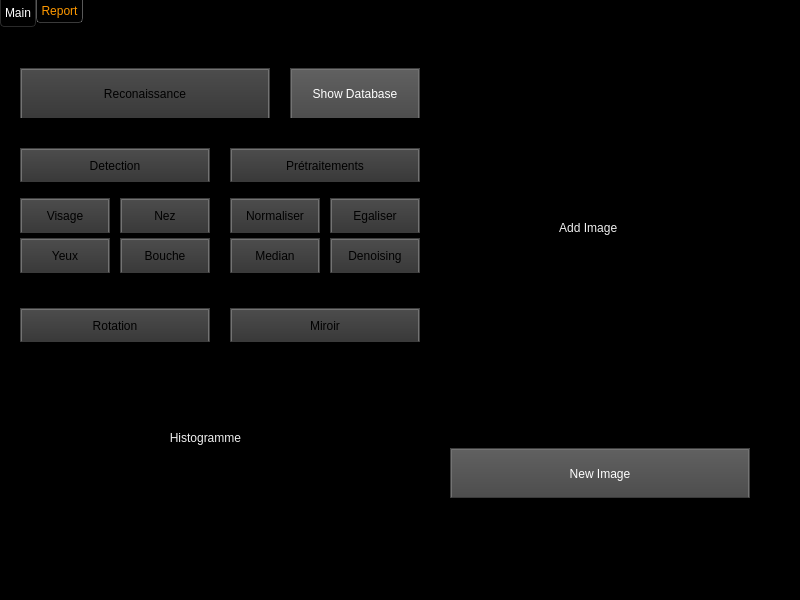
<?xml version="1.0" encoding="UTF-8"?>
<ui version="4.0">
 <class>MainWindow</class>
 <widget class="QMainWindow" name="MainWindow">
  <property name="geometry">
   <rect>
    <x>0</x>
    <y>0</y>
    <width>800</width>
    <height>600</height>
   </rect>
  </property>
  <property name="windowTitle">
   <string>MainWindow</string>
  </property>
  <property name="styleSheet">
   <string notr="true">/*
Dark Console Style Sheet for QT Applications
Author: Jaime A. Quiroga P.
Company: GTRONICK
Last updated: 24/05/2018, 17:12.
Available at: https://github.com/GTRONICK/QSS/blob/master/ConsoleStyle.qss
*/
QWidget {
	background-color:rgb(0, 0, 0);
	color: rgb(240, 240, 240);
	border-color: rgb(58, 58, 58);
}

QPlainTextEdit {
	background-color:rgb(0, 0, 0);
	color: rgb(200, 200, 200);
	selection-background-color: rgb(255, 153, 0);
	selection-color: rgb(0, 0, 0);
}

QTabWidget::pane {
    	border-top: 1px solid #000000;
}

QTabBar::tab {
 	background-color:rgb(0, 0, 0);
 	border-style: outset;
	border-width: 1px;
	border-right-color: qlineargradient(spread:pad, x1:0.4, y1:0.5, x2:0.6, y2:0.5, stop:0 rgba(115, 115, 115, 255), stop:1 rgba(62, 62, 62, 255));
	border-left-color: qlineargradient(spread:pad, x1:0.6, y1:0.5, x2:0.4, y2:0.5, stop:0 rgba(115, 115, 115, 255), stop:1 rgba(62, 62, 62, 255));
  border-bottom-color: rgb(58, 58, 58);
	border-bottom-width: 1px;
	border-top-width: 0px;
	border-style: solid;
	color: rgb(255, 153, 0);
	padding: 4px;
}

QTabBar::tab:selected, QTabBar::tab:hover {
   color: rgb(255, 255, 255);
   background-color:rgb(0, 0, 0);
   border-color:rgb(42, 42, 42);
   margin-left: 0px;
   margin-right: 0px;
   border-bottom-right-radius:4px;
   border-bottom-left-radius:4px;
}

QTabBar::tab:last:selected {
  background-color:rgb(0, 0, 0);
	border-color:rgb(42, 42, 42);
	margin-left: 0px;
  	margin-right: 0px;
	border-bottom-right-radius:4px;
	border-bottom-left-radius:4px;
}

QTabBar::tab:!selected {
   margin-bottom: 4px;
   border-bottom-right-radius:4px;
   border-bottom-left-radius:4px;
}

QPushButton{
	border-style: outset;
	border-width: 2px;
	border-top-color: qlineargradient(spread:pad, x1:0.5, y1:0.6, x2:0.5, y2:0.4, stop:0 rgba(115, 115, 115, 255), stop:1 rgba(62, 62, 62, 255));
	border-right-color: qlineargradient(spread:pad, x1:0.4, y1:0.5, x2:0.6, y2:0.5, stop:0 rgba(115, 115, 115, 255), stop:1 rgba(62, 62, 62, 255));
	border-left-color: qlineargradient(spread:pad, x1:0.6, y1:0.5, x2:0.4, y2:0.5, stop:0 rgba(115, 115, 115, 255), stop:1 rgba(62, 62, 62, 255));
	border-bottom-color: rgb(58, 58, 58);
	border-bottom-width: 1px;
	border-style: solid;
	color: rgb(255, 255, 255);
	padding: 6px;
	background-color: qlineargradient(spread:pad, x1:0.5, y1:1, x2:0.5, y2:0, stop:0 rgba(77, 77, 77, 255), stop:1 rgba(97, 97, 97, 255));
}

QPushButton:hover{
	border-style: outset;
	border-width: 2px;
	border-top-color: qlineargradient(spread:pad, x1:0.5, y1:0.6, x2:0.5, y2:0.4, stop:0 rgba(180, 180, 180, 255), stop:1 rgba(110, 110, 110, 255));
	border-right-color: qlineargradient(spread:pad, x1:0.4, y1:0.5, x2:0.6, y2:0.5, stop:0 rgba(180, 180, 180, 255), stop:1 rgba(110, 110, 110, 255));
	border-left-color: qlineargradient(spread:pad, x1:0.6, y1:0.5, x2:0.4, y2:0.5, stop:0 rgba(180, 180, 180, 255), stop:1 rgba(110, 110, 110, 255));
	border-bottom-color: rgb(115, 115, 115);
	border-bottom-width: 1px;
	border-style: solid;
	color: rgb(255, 255, 255);
	padding: 6px;
	background-color: qlineargradient(spread:pad, x1:0.5, y1:1, x2:0.5, y2:0, stop:0 rgba(107, 107, 107, 255), stop:1 rgba(157, 157, 157, 255));
}

QPushButton:pressed{
	border-style: outset;
	border-width: 2px;
	border-top-color: qlineargradient(spread:pad, x1:0.5, y1:0.6, x2:0.5, y2:0.4, stop:0 rgba(62, 62, 62, 255), stop:1 rgba(22, 22, 22, 255));
	border-right-color: qlineargradient(spread:pad, x1:0.4, y1:0.5, x2:0.6, y2:0.5, stop:0 rgba(115, 115, 115, 255), stop:1 rgba(62, 62, 62, 255));
	border-left-color: qlineargradient(spread:pad, x1:0.6, y1:0.5, x2:0.4, y2:0.5, stop:0 rgba(115, 115, 115, 255), stop:1 rgba(62, 62, 62, 255));
	border-bottom-color: rgb(58, 58, 58);
	border-bottom-width: 1px;
	border-style: solid;
	color: rgb(255, 255, 255);
	padding: 6px;
	background-color: qlineargradient(spread:pad, x1:0.5, y1:1, x2:0.5, y2:0, stop:0 rgba(77, 77, 77, 255), stop:1 rgba(97, 97, 97, 255));
}

QPushButton:disabled{
	border-style: outset;
	border-width: 2px;
	border-top-color: qlineargradient(spread:pad, x1:0.5, y1:0.6, x2:0.5, y2:0.4, stop:0 rgba(115, 115, 115, 255), stop:1 rgba(62, 62, 62, 255));
	border-right-color: qlineargradient(spread:pad, x1:0.4, y1:0.5, x2:0.6, y2:0.5, stop:0 rgba(115, 115, 115, 255), stop:1 rgba(62, 62, 62, 255));
	border-left-color: qlineargradient(spread:pad, x1:0.6, y1:0.5, x2:0.4, y2:0.5, stop:0 rgba(115, 115, 115, 255), stop:1 rgba(62, 62, 62, 255));
	border-bottom-color: rgb(58, 58, 58);
	border-bottom-width: 1px;
	border-style: solid;
	color: rgb(0, 0, 0);
	padding: 6px;
	background-color: qlineargradient(spread:pad, x1:0.5, y1:1, x2:0.5, y2:0, stop:0 rgba(57, 57, 57, 255), stop:1 rgba(77, 77, 77, 255));
}

QLineEdit {
	border-width: 1px; border-radius: 4px;
	border-color: rgb(58, 58, 58);
	border-style: inset;
	padding: 0 8px;
	color: rgb(255, 255, 255);
	background:rgb(101, 101, 101);
	selection-background-color: rgb(187, 187, 187);
	selection-color: rgb(60, 63, 65);
}

QProgressBar {
	text-align: center;
	color: rgb(255, 255, 255);
	border-width: 1px; 
	border-radius: 10px;
	border-color: rgb(58, 58, 58);
	border-style: inset;
}

QProgressBar::chunk {
	background-color: qlineargradient(spread:pad, x1:0.5, y1:0.7, x2:0.5, y2:0.3, stop:0 rgba(0, 200, 0, 255), stop:1 rgba(30, 230, 30, 255));
	border-radius: 10px;
}

QMenuBar {
	background:rgb(0, 0, 0);
	color: rgb(255, 153, 0);
}

QMenuBar::item {
  	spacing: 3px; 
	padding: 1px 4px;
  	background: transparent;
}

QMenuBar::item:selected { 
  	background:rgb(115, 115, 115);
}

QMenu {
	border-width: 2px; 
	border-radius: 10px;
	border-color: rgb(255, 153, 0);
	border-style: outset;
}

QMenu::item {
	spacing: 3px; 
	padding: 3px 15px;
}

QMenu::item:selected {
	spacing: 3px; 
	padding: 3px 15px;
	background:rgb(115, 115, 115);
	color:rgb(255, 255, 255);
	border-width: 1px; 
	border-radius: 10px;
	border-color: rgb(58, 58, 58);
	border-style: inset;
}
</string>
  </property>
  <widget class="QWidget" name="centralwidget">
   <widget class="QTabWidget" name="tabWidget">
    <property name="geometry">
     <rect>
      <x>0</x>
      <y>0</y>
      <width>801</width>
      <height>581</height>
     </rect>
    </property>
    <property name="currentIndex">
     <number>0</number>
    </property>
    <property name="usesScrollButtons">
     <bool>false</bool>
    </property>
    <property name="tabsClosable">
     <bool>false</bool>
    </property>
    <property name="tabBarAutoHide">
     <bool>false</bool>
    </property>
    <widget class="QWidget" name="Main">
     <attribute name="title">
      <string>Main</string>
     </attribute>
     <widget class="QPushButton" name="imgChanger">
      <property name="geometry">
       <rect>
        <x>450</x>
        <y>420</y>
        <width>300</width>
        <height>50</height>
       </rect>
      </property>
      <property name="text">
       <string>New Image</string>
      </property>
     </widget>
     <widget class="QLabel" name="MyImage">
      <property name="geometry">
       <rect>
        <x>450</x>
        <y>50</y>
        <width>300</width>
        <height>300</height>
       </rect>
      </property>
      <property name="text">
       <string>                                 Add Image</string>
      </property>
      <property name="scaledContents">
       <bool>true</bool>
      </property>
      <property name="margin">
       <number>0</number>
      </property>
     </widget>
     <widget class="QPushButton" name="showDatabase">
      <property name="geometry">
       <rect>
        <x>290</x>
        <y>40</y>
        <width>130</width>
        <height>51</height>
       </rect>
      </property>
      <property name="text">
       <string>Show Database</string>
      </property>
     </widget>
     <widget class="QPushButton" name="Reconaissance">
      <property name="enabled">
       <bool>false</bool>
      </property>
      <property name="geometry">
       <rect>
        <x>20</x>
        <y>40</y>
        <width>250</width>
        <height>51</height>
       </rect>
      </property>
      <property name="text">
       <string>Reconaissance</string>
      </property>
     </widget>
     <widget class="QPushButton" name="Detection">
      <property name="enabled">
       <bool>false</bool>
      </property>
      <property name="geometry">
       <rect>
        <x>20</x>
        <y>120</y>
        <width>190</width>
        <height>34</height>
       </rect>
      </property>
      <property name="text">
       <string>Detection</string>
      </property>
     </widget>
     <widget class="QPushButton" name="Pretraitement">
      <property name="enabled">
       <bool>false</bool>
      </property>
      <property name="geometry">
       <rect>
        <x>230</x>
        <y>120</y>
        <width>190</width>
        <height>34</height>
       </rect>
      </property>
      <property name="text">
       <string>Prétraitements</string>
      </property>
     </widget>
     <widget class="QPushButton" name="DVisage">
      <property name="enabled">
       <bool>false</bool>
      </property>
      <property name="geometry">
       <rect>
        <x>20</x>
        <y>170</y>
        <width>90</width>
        <height>35</height>
       </rect>
      </property>
      <property name="text">
       <string>Visage</string>
      </property>
     </widget>
     <widget class="QPushButton" name="DNez">
      <property name="enabled">
       <bool>false</bool>
      </property>
      <property name="geometry">
       <rect>
        <x>120</x>
        <y>170</y>
        <width>90</width>
        <height>35</height>
       </rect>
      </property>
      <property name="text">
       <string>Nez</string>
      </property>
     </widget>
     <widget class="QPushButton" name="DBouche">
      <property name="enabled">
       <bool>false</bool>
      </property>
      <property name="geometry">
       <rect>
        <x>120</x>
        <y>210</y>
        <width>90</width>
        <height>35</height>
       </rect>
      </property>
      <property name="text">
       <string>Bouche</string>
      </property>
     </widget>
     <widget class="QPushButton" name="DYeux">
      <property name="enabled">
       <bool>false</bool>
      </property>
      <property name="geometry">
       <rect>
        <x>20</x>
        <y>210</y>
        <width>90</width>
        <height>35</height>
       </rect>
      </property>
      <property name="text">
       <string>Yeux</string>
      </property>
     </widget>
     <widget class="QPushButton" name="Denoising">
      <property name="enabled">
       <bool>false</bool>
      </property>
      <property name="geometry">
       <rect>
        <x>330</x>
        <y>210</y>
        <width>90</width>
        <height>35</height>
       </rect>
      </property>
      <property name="text">
       <string>Denoising</string>
      </property>
     </widget>
     <widget class="QPushButton" name="Median">
      <property name="enabled">
       <bool>false</bool>
      </property>
      <property name="geometry">
       <rect>
        <x>230</x>
        <y>210</y>
        <width>90</width>
        <height>35</height>
       </rect>
      </property>
      <property name="text">
       <string>Median</string>
      </property>
     </widget>
     <widget class="QPushButton" name="Egaliser">
      <property name="enabled">
       <bool>false</bool>
      </property>
      <property name="geometry">
       <rect>
        <x>330</x>
        <y>170</y>
        <width>90</width>
        <height>35</height>
       </rect>
      </property>
      <property name="text">
       <string>Egaliser</string>
      </property>
     </widget>
     <widget class="QPushButton" name="Norm">
      <property name="enabled">
       <bool>false</bool>
      </property>
      <property name="geometry">
       <rect>
        <x>230</x>
        <y>170</y>
        <width>90</width>
        <height>35</height>
       </rect>
      </property>
      <property name="text">
       <string>Normaliser</string>
      </property>
     </widget>
     <widget class="QPushButton" name="Miroir">
      <property name="enabled">
       <bool>false</bool>
      </property>
      <property name="geometry">
       <rect>
        <x>230</x>
        <y>280</y>
        <width>190</width>
        <height>34</height>
       </rect>
      </property>
      <property name="text">
       <string>Miroir</string>
      </property>
     </widget>
     <widget class="QPushButton" name="Rotation">
      <property name="enabled">
       <bool>false</bool>
      </property>
      <property name="geometry">
       <rect>
        <x>20</x>
        <y>280</y>
        <width>190</width>
        <height>34</height>
       </rect>
      </property>
      <property name="text">
       <string>Rotation</string>
      </property>
     </widget>
     <widget class="Line" name="line">
      <property name="geometry">
       <rect>
        <x>20</x>
        <y>100</y>
        <width>400</width>
        <height>20</height>
       </rect>
      </property>
      <property name="orientation">
       <enum>Qt::Horizontal</enum>
      </property>
     </widget>
     <widget class="Line" name="line_2">
      <property name="geometry">
       <rect>
        <x>20</x>
        <y>250</y>
        <width>400</width>
        <height>20</height>
       </rect>
      </property>
      <property name="orientation">
       <enum>Qt::Horizontal</enum>
      </property>
     </widget>
     <widget class="Line" name="line_3">
      <property name="geometry">
       <rect>
        <x>20</x>
        <y>260</y>
        <width>400</width>
        <height>20</height>
       </rect>
      </property>
      <property name="orientation">
       <enum>Qt::Horizontal</enum>
      </property>
     </widget>
     <widget class="Line" name="line_4">
      <property name="geometry">
       <rect>
        <x>20</x>
        <y>90</y>
        <width>400</width>
        <height>20</height>
       </rect>
      </property>
      <property name="orientation">
       <enum>Qt::Horizontal</enum>
      </property>
     </widget>
     <widget class="QLabel" name="label">
      <property name="geometry">
       <rect>
        <x>20</x>
        <y>340</y>
        <width>400</width>
        <height>140</height>
       </rect>
      </property>
      <property name="styleSheet">
       <string notr="true">Qlabel{
background: qlineargradient(spread:pad, x1:0, y1:1, x2:0, y2:0, stop:0 rgba(0, 0, 0, 255), stop:0.05 rgba(14, 8, 73, 255), stop:0.36 rgba(28, 17, 145, 255), stop:0.6 rgba(126, 14, 81, 255), stop:0.75 rgba(234, 11, 11, 255), stop:0.79 rgba(244, 70, 5, 255), stop:0.86 rgba(255, 136, 0, 255), stop:0.935 rgba(239, 236, 55, 255))}</string>
      </property>
      <property name="text">
       <string>                                             Histogramme</string>
      </property>
     </widget>
    </widget>
    <widget class="QWidget" name="Report">
     <property name="enabled">
      <bool>true</bool>
     </property>
     <attribute name="title">
      <string>Report</string>
     </attribute>
    </widget>
   </widget>
  </widget>
  <widget class="QMenuBar" name="menubar">
   <property name="geometry">
    <rect>
     <x>0</x>
     <y>0</y>
     <width>800</width>
     <height>18</height>
    </rect>
   </property>
  </widget>
  <widget class="QStatusBar" name="statusbar"/>
 </widget>
 <resources/>
 <connections/>
</ui>
